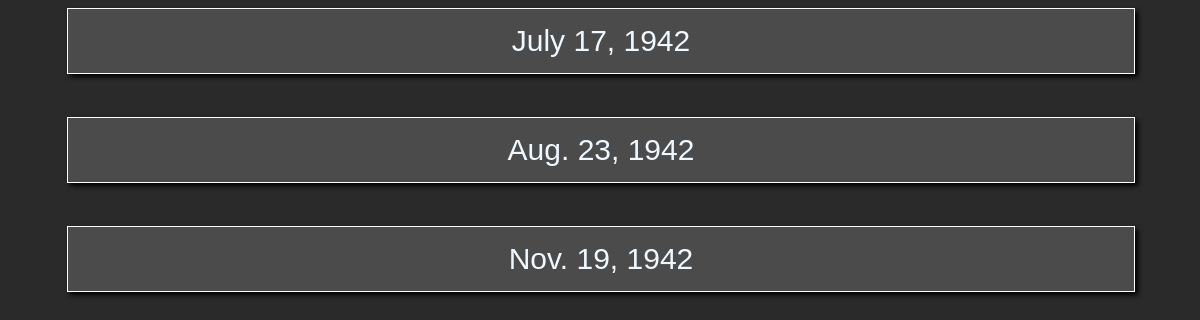
/dates/, run on an earlier commit of the app's database.
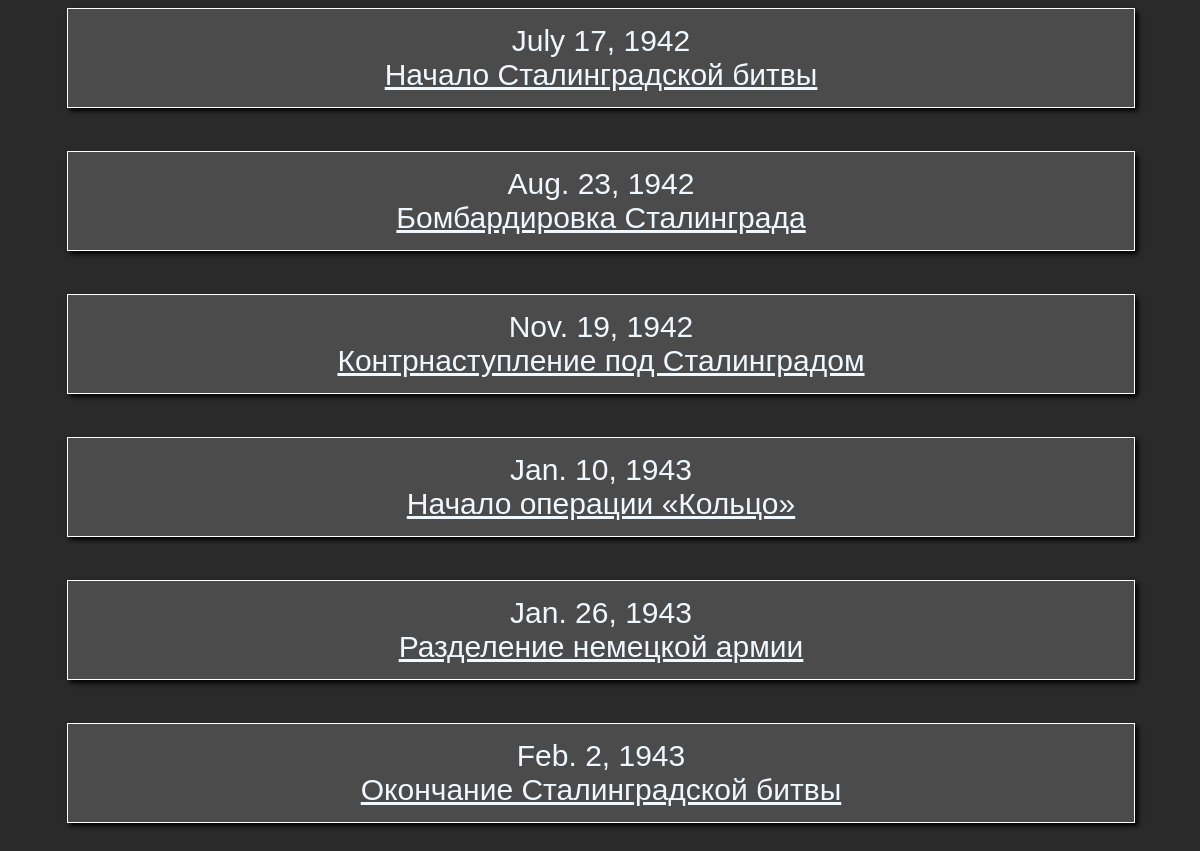
And on a later commit of the database.
### mains/models.py (models this page shows, shortened)
class date(models.Model):
    date = models.DateField()

class event(models.Model):
    title = models.CharField(max_length = 100)
    body = models.TextField()
    result = models.TextField()
    participants = models.ManyToManyField(heroe, blank=True)
    event_id = models.ForeignKey('date', on_delete=models.CASCADE, related_name = "event_date", null=True)

### mains/views.py (the view)
# urls.py: url(r'dates/', views.Dates, name = 'dates'),
def Dates(request):
    dates = date.objects.all()
    context = {'date': dates}
    return render(request, 'mains/dates.html', context)

### mains/templates/mains/dates.html
{% extends "mains/wrapper.html" %}
{% block content %}
<div class = area>
    {% for e in date %}
    <div class = "article">{{ e.date }} {% for d in e.event_date.all %} <br><a href = "../{{d.id}}">{{d.title}}</a> {% endfor %} </div><br>
    {% endfor %}
</div>
{% endblock %}

### mains/templates/mains/wrapper.html (shortened to what this page needs)
<!DOCTYPE html>
<html>
 <head>
  {% load staticfiles %}
  <link rel = "stylesheet" href = "{% static '/css/mainss.css' %}" type = "text/css">
 </head>
 <body>
   {% block content %}
   {% endblock %}
 </body>
</html>

### mains/static/css/mainss.css (style rules this page uses)
body { background: #2a2a2a; overflow-y: auto; color: aliceblue; font-family: 'Montserrat', sans-serif; }
.area { display: block; margin: 0 auto; width: 90%; }
a { color: aliceblue; font-family: 'Montserrat', sans-serif; }
.article { background: #4b4b4b; border: 1px solid white; width: 100%; padding-top: 15px; padding-bottom: 15px; margin-bottom: 25px; text-decoration: none; text-align: center; display: block; font-size: 30px; box-shadow: 3px 3px 5px 0 black; }

What changed in the data, as far as the page shows it:
changed date "July 17, 1942": gains event (title "Начало Сталинградской битвы")
changed date "Aug. 23, 1942": gains event (title "Бомбардировка Сталинграда")
changed date "Nov. 19, 1942": gains event (title "Контрнаступление под Сталинградом")
added date: date "Jan. 10, 1943"
added event: title "Начало операции «Кольцо»", shown under "Jan. 10, 1943"
added date: date "Jan. 26, 1943"
added event: title "Разделение немецкой армии", shown under "Jan. 26, 1943"
added date: date "Feb. 2, 1943"
added event: title "Окончание Сталинградской битвы", shown under "Feb. 2, 1943"
